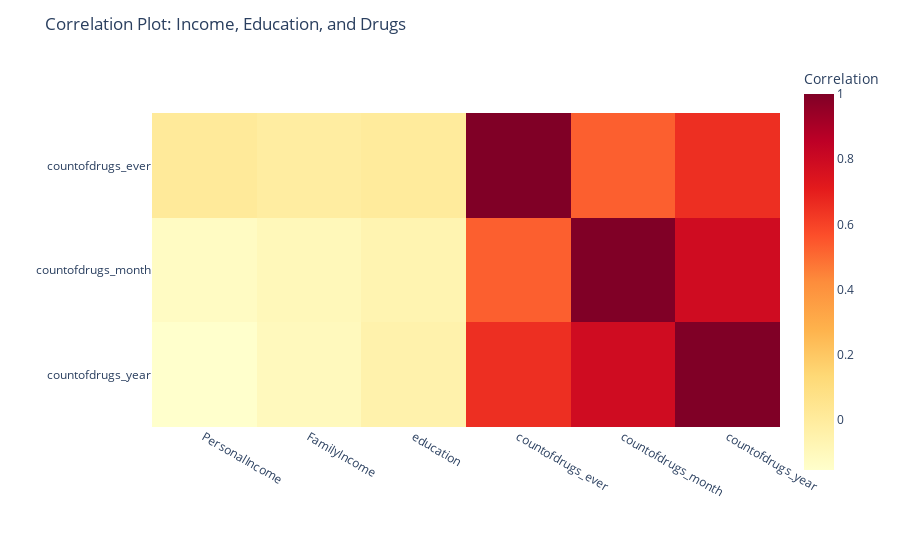

Source (notebook cell):
### Markdown cell above
### Third visualisation ( INSERT):

### Code cell
columns = ['PersonalIncome', 'FamilyIncome', 'education', 'countofdrugs_ever', 'countofdrugs_month', 'countofdrugs_year']
selected_data = df[columns]

correlation_matrix = selected_data.corr()

fig = px.imshow(correlation_matrix.loc[['countofdrugs_ever', 'countofdrugs_month', 'countofdrugs_year'], :],
                labels=dict(color="Correlation"), color_continuous_scale='YlOrRd')

fig.update_xaxes(ticktext=[''])
fig.update_yaxes(title='')

fig.update_layout(title='Correlation Plot: Income, Education, and Drugs')
fig.show()

### Figure 1 — Plotly figure (JSON) as saved in the notebook; plotly's stock layout.template omitted (floating-point values rounded to 4 significant figures)
{"data": [{"coloraxis": "coloraxis", "hovertemplate": "x: %{x}<br>y: %{y}<br>Correlation: %{z}<extra></extra>", "name": "0", "type": "heatmap", "x": ["PersonalIncome", "FamilyIncome", "education", "countofdrugs_ever", "countofdrugs_month", "countofdrugs_year"], "xaxis": "x", "y": ["countofdrugs_ever", "countofdrugs_month", "countofdrugs_year"], "yaxis": "y", "z": [[0.01114, -0.01157, 0.005078, 1, 0.5277, 0.6524], [-0.1233, -0.09548, -0.06459, 0.5277, 1, 0.7879], [-0.1533, -0.1057, -0.04989, 0.6524, 0.7879, 1]]}], "layout": {"coloraxis": {"colorbar": {"title": {"text": "Correlation"}}, "colorscale": [[0, "rgb(255,255,204)"], [0.125, "rgb(255,237,160)"], [0.25, "rgb(254,217,118)"], [0.375, "rgb(254,178,76)"], [0.5, "rgb(253,141,60)"], [0.625, "rgb(252,78,42)"], [0.75, "rgb(227,26,28)"], [0.875, "rgb(189,0,38)"], [1, "rgb(128,0,38)"]]}, "margin": {"t": 60}, "title": {"text": "Correlation Plot: Income, Education, and Drugs"}, "xaxis": {"anchor": "y", "constrain": "domain", "domain": [0, 1], "scaleanchor": "y", "ticktext": [""]}, "yaxis": {"anchor": "x", "autorange": "reversed", "constrain": "domain", "domain": [0, 1], "title": {"text": ""}}}}
